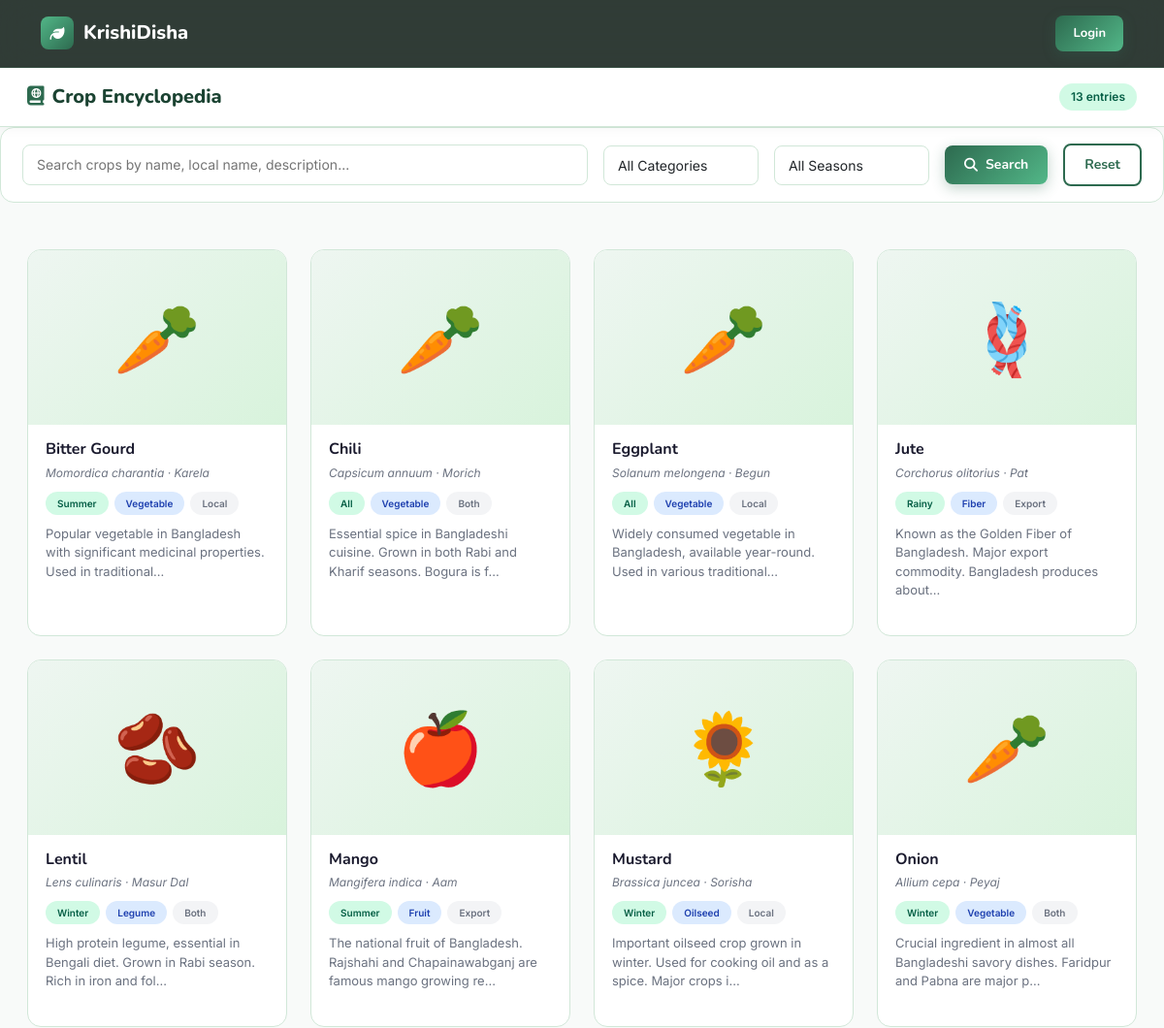
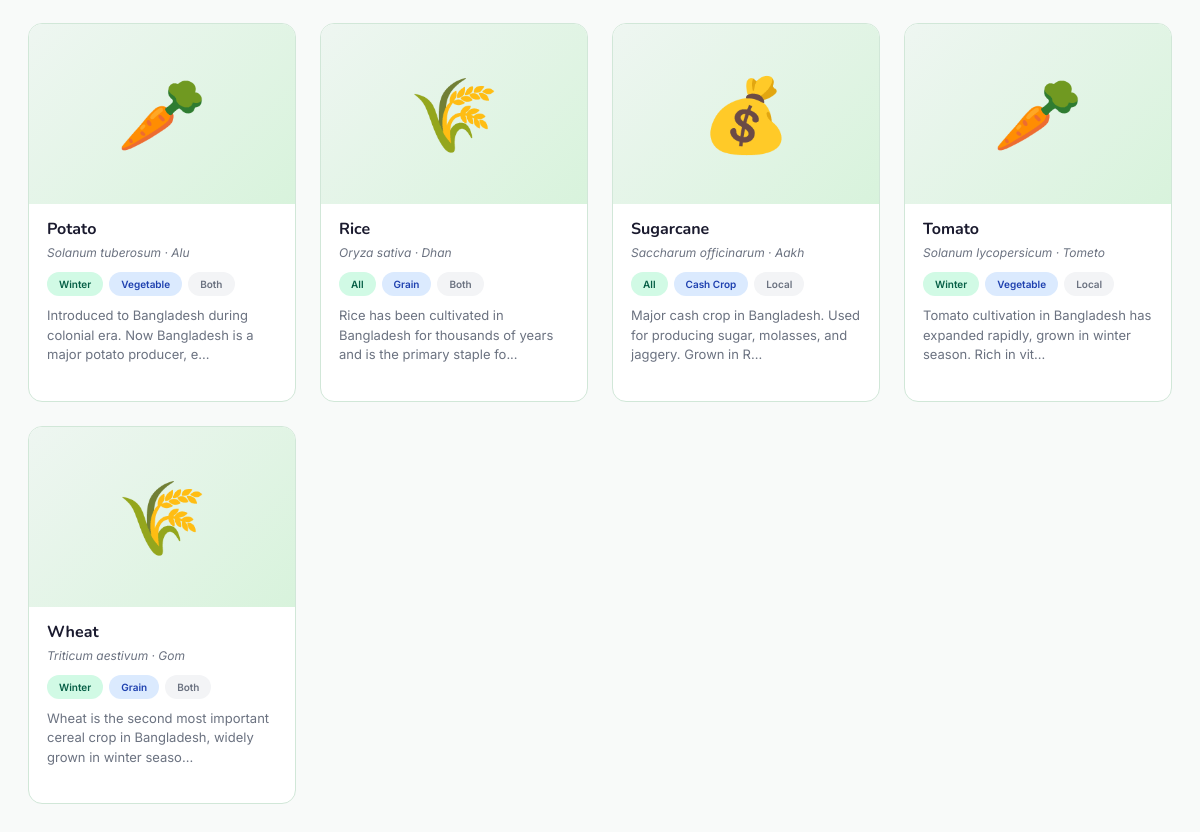
Before: /modules/encyclopedia.php with the older database file (2 pictures, top to bottom).
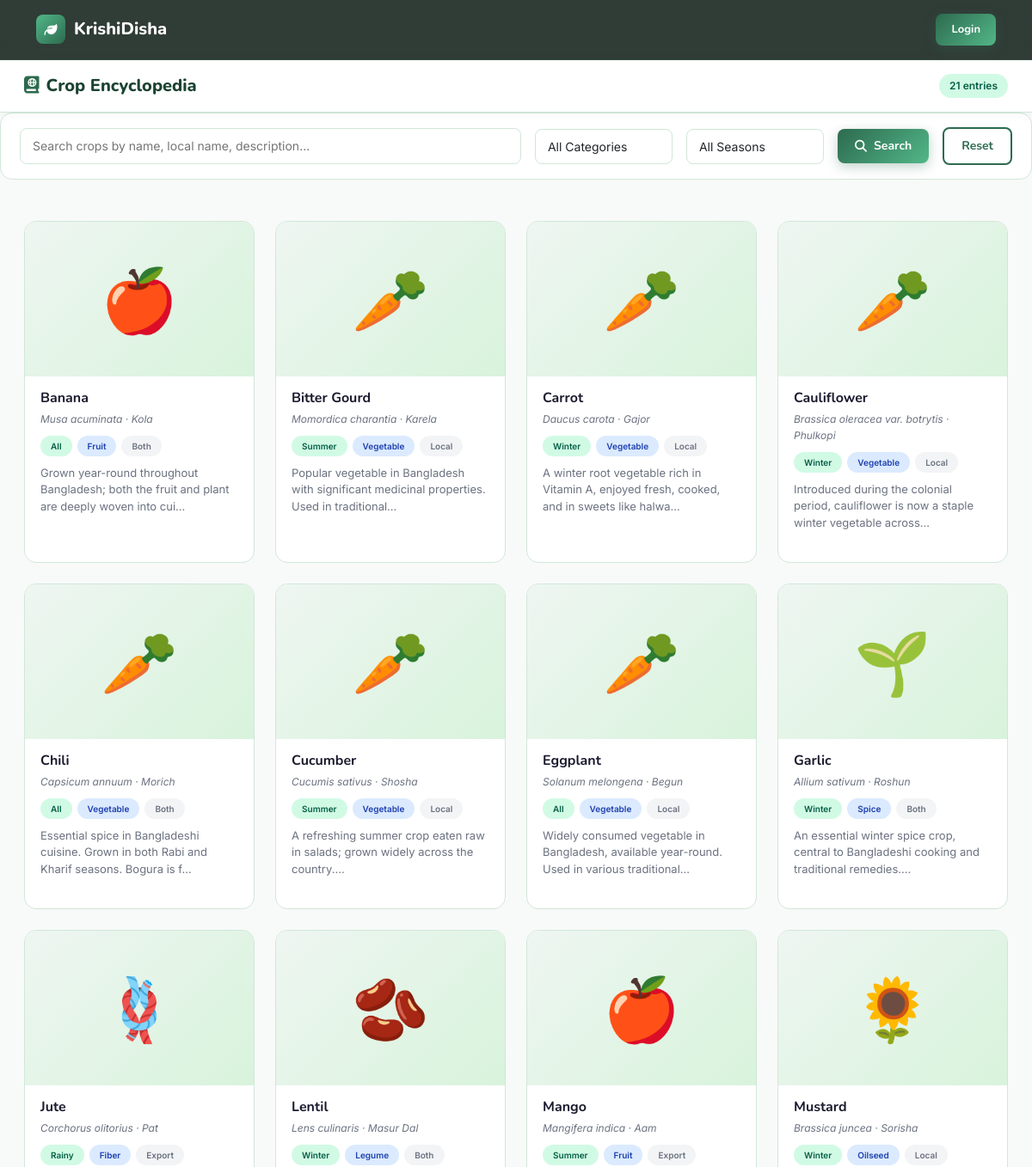
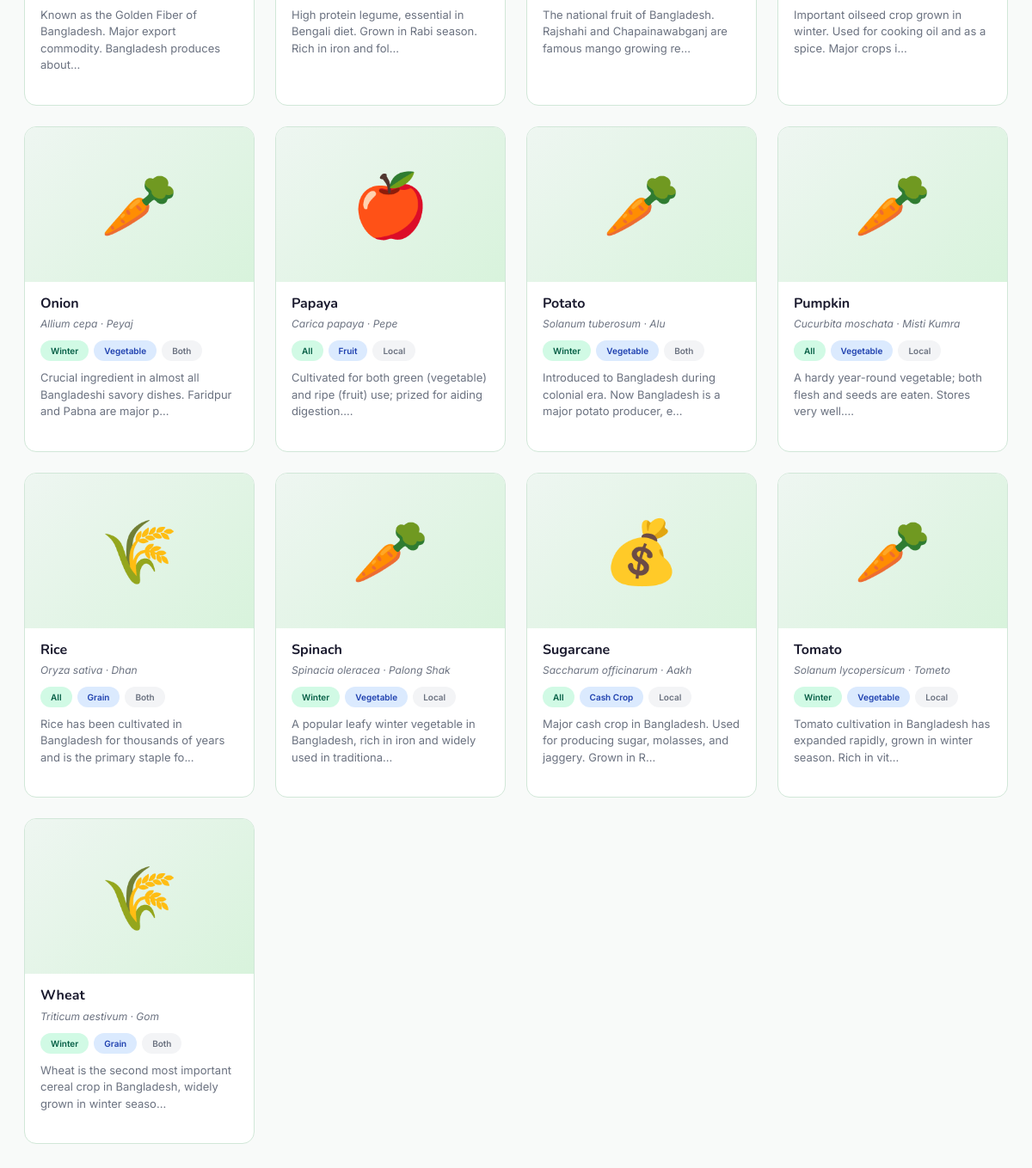
After: the same page with the newer database file (2 pictures, top to bottom).
### tables this page shows
CREATE TABLE CROP (
    id INT AUTO_INCREMENT PRIMARY KEY,
    name VARCHAR(150) NOT NULL,
    scientific_name VARCHAR(200),
    local_name VARCHAR(150),
    origin VARCHAR(200),
    history TEXT,
    image VARCHAR(255) DEFAULT 'assets/images/crops/default.jpg',
    trade_status ENUM('local','export','both') DEFAULT 'local',
    season ENUM('summer','winter','rainy','all') DEFAULT 'all',
    category VARCHAR(100),
    created_at TIMESTAMP DEFAULT CURRENT_TIMESTAMP
);

### includes/auth_check.php (called while the page is built, shortened)
<?php
function isLoggedIn(): bool {
    return isset($_SESSION['user_id']);
}

### modules/encyclopedia.php (the view, shortened to what this page needs)
<?php
require_once __DIR__ . '/../includes/auth_check.php';
require_once __DIR__ . '/../config/db.php';
$search   = trim($_GET['q'] ?? '');
$where = ['1=1']; $params = [];
$sql = 'SELECT c.*, COUNT(DISTINCT cd.disease_id) as disease_count FROM CROP c LEFT JOIN CROP_DISEASE cd ON c.id=cd.crop_id WHERE '.implode(' AND ',$where).' GROUP BY c.id ORDER BY c.name';
$st = $pdo->prepare($sql); $st->execute($params); $crops = $st->fetchAll();
?>
<?php include __DIR__ . '/../includes/header.php'; ?>
<?php if (isLoggedIn()): ?>
<div class="layout-wrapper">
<?php include __DIR__ . '/../includes/sidebar.php'; ?>
<div class="main-content">
<?php else: ?>
<nav class="kd-navbar">
    <div class="container">
        <div class="d-flex align-items-center justify-content-between">
            <a href="/KrishiDisha/index.php" class="navbar-brand" style="display:flex;align-items:center;gap:10px;font-family:'Nunito',sans-serif;font-size:20px;font-weight:800;color:#fff;">
                <div style="width:34px;height:34px;background:linear-gradient(135deg,#52b788,#2d6a4f);border-radius:8px;display:flex;align-items:center;justify-content:center;"><i class="fa-solid fa-leaf" style="color:#fff;font-size:15px;"></i></div>KrishiDisha
            </a>
            <a href="/KrishiDisha/auth/login.php" class="btn-kd btn-kd-primary" style="padding:8px 18px; font-size:13px;">Login</a>
        </div>
    </div>
</nav>
<div style="padding-top:70px;">
<?php endif; ?>
<div class="topbar">
    <div class="d-flex align-items-center gap-3">
        <div class="topbar-title"><i class="fa-solid fa-book-atlas me-2" style="color:var(--primary);"></i>Crop Encyclopedia</div>
    </div>
    <div class="topbar-actions">
        <span class="badge-kd badge-success"><?= count($crops) ?> entries</span>
    </div>
</div>
<form class="filter-bar" method="GET" style="margin-bottom:20px;">
    <input type="text" name="q" placeholder="Search crops by name, local name, description..." value="<?= htmlspecialchars($search) ?>" style="flex:3;">
    <select name="category" class="form-control" style="flex:1;max-width:160px;">
        <option value="">All Categories</option>
    </select>
    <select name="season" class="form-control" style="flex:1;max-width:130px;">
        <option value="">All Seasons</option>
    </select>
    <button type="submit" class="btn-kd btn-kd-primary"><i class="fa-solid fa-search"></i> Search</button>
    <a href="encyclopedia.php" class="btn-kd btn-kd-outline">Reset</a>
</form>
<div class="page-body">
    <?php if (empty($crops)): ?>
    <div class="card-kd"><div class="card-body-kd text-center py-5"><div style="font-size:64px;">🌾</div><h4 style="color:var(--text-muted);">No crops found</h4><p style="color:var(--text-muted);">Try adjusting your search or filters.</p></div></div>
    <?php else: ?>
    <div class="row g-4">
        <?php foreach ($crops as $crop): ?>
        <div class="col-md-6 col-lg-4 col-xl-3">
            <div class="crop-card" style="position:relative;">
                <a href="encyclopedia.php?detail=<?= $crop['id'] ?>" style="display:block; text-decoration:none;color:inherit;">
                    <div style="height:180px; overflow:hidden; display:flex; align-items:center; justify-content:center; background:linear-gradient(135deg,var(--surface3),var(--accent3));">
                        <?php if (!empty($crop['image']) && file_exists(__DIR__.'/../'.$crop['image'])): ?>
                        <img src="/KrishiDisha/<?= htmlspecialchars($crop['image']) ?>" alt="<?= htmlspecialchars($crop['name']) ?>" style="width:100%;height:180px;object-fit:cover;">
                        <?php else: ?>
                        <div style="font-size:72px;"><?php $icons=['Grain'=>'🌾','Vegetable'=>'🥕','Fruit'=>'🍎','Fiber'=>'🪢','Oilseed'=>'🌻','Legume'=>'🫘','Cash Crop'=>'💰']; echo $icons[$crop['category']]??'🌱'; ?></div>
                        <?php endif; ?>
                    </div>
                    <div class="crop-card-body">
                        <h5><?= htmlspecialchars($crop['name']) ?></h5>
                        <div class="scientific"><?= htmlspecialchars($crop['scientific_name'] ?? '') ?> · <?= htmlspecialchars($crop['local_name'] ?? '') ?></div>
                        <div style="display:flex; gap:6px; flex-wrap:wrap; margin-bottom:10px;">
                            <span class="badge-kd badge-success" style="font-size:10px;"><?= ucfirst($crop['season']) ?></span>
                            <span class="badge-kd badge-info" style="font-size:10px;"><?= $crop['category'] ?></span>
                            <span class="badge-kd badge-muted" style="font-size:10px;"><?= ucfirst($crop['trade_status']) ?></span>
                        </div>
                        <p><?= mb_substr(strip_tags($crop['history'] ?? ''), 0, 90) ?>...</p>
                    </div>
                </a>
            </div>
        </div>
        <?php endforeach; ?>
    </div>
    <?php endif; ?>
</div>
<?php if (isLoggedIn()): ?>
</div></div>
<?php else: ?>
</div>
<?php endif; ?>
<?php include __DIR__ . '/../includes/footer.php'; ?>

Changed rows visible on the page:
added crop: category "🍎", name "Banana", scientific_name "Musa acuminata", local_name "Kola", season "All", category "Fruit", trade_status "Both", history "Grown year-round throughout Bangladesh; both the fruit and plant are deeply woven into cui"
added crop: category "🥕", name "Carrot", scientific_name "Daucus carota", local_name "Gajor", season "Winter", category "Vegetable", trade_status "Local", history "A winter root vegetable rich in Vitamin A, enjoyed fresh, cooked, and in sweets like halwa"
added crop: category "🥕", name "Cauliflower", scientific_name "Brassica oleracea var. botrytis", local_name "Phulkopi", season "Winter", category "Vegetable", trade_status "Local", history "Introduced during the colonial period, cauliflower is now a staple winter vegetable across"
added crop: category "🥕", name "Cucumber", scientific_name "Cucumis sativus", local_name "Shosha", season "Summer", category "Vegetable", trade_status "Local", history "A refreshing summer crop eaten raw in salads; grown widely across the country."
added crop: category "🌱", name "Garlic", scientific_name "Allium sativum", local_name "Roshun", season "Winter", category "Spice", trade_status "Both", history "An essential winter spice crop, central to Bangladeshi cooking and traditional remedies."
added crop: category "🍎", name "Papaya", scientific_name "Carica papaya", local_name "Pepe", season "All", category "Fruit", trade_status "Local", history "Cultivated for both green (vegetable) and ripe (fruit) use; prized for aiding digestion."
added crop: category "🥕", name "Pumpkin", scientific_name "Cucurbita moschata", local_name "Misti Kumra", season "All", category "Vegetable", trade_status "Local", history "A hardy year-round vegetable; both flesh and seeds are eaten. Stores very well."
added crop: category "🥕", name "Spinach", scientific_name "Spinacia oleracea", local_name "Palong Shak", season "Winter", category "Vegetable", trade_status "Local", history "A popular leafy winter vegetable in Bangladesh, rich in iron and widely used in traditiona"
Other visible differences:
count($crops): "13" → "21"
